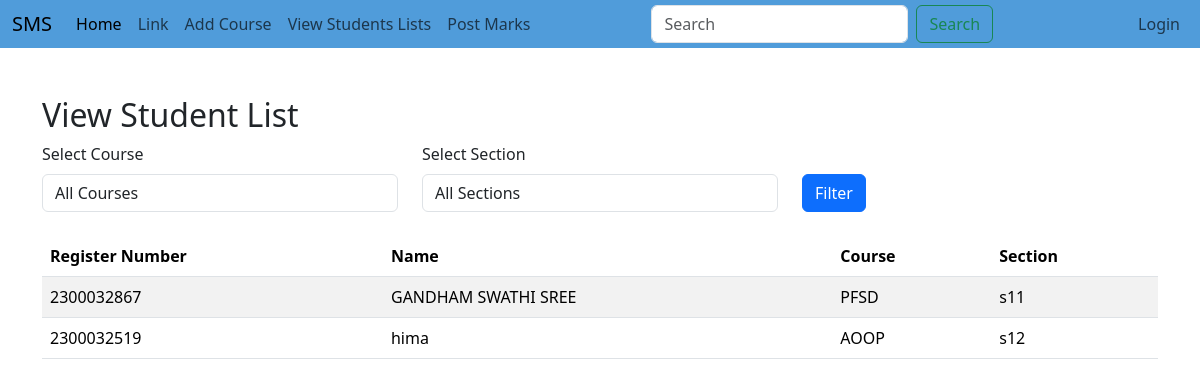
The app's page /facultyapp/view_student_list/ with its own data.
### adminapp/models.py (models this page shows, shortened)
class StudentList(models.Model):
    Register_Number= models.CharField(max_length=10, unique=True)
    Name=models.CharField(max_length=100)
    user = models.OneToOneField(User, on_delete=models.CASCADE,null=True)

### facultyapp/models.py (models this page shows, shortened)
class AddCourse(models.Model):
    COURSE_CHOICES = [
        ('AOOP', 'Advanced Object-Oriented Programming'),
        ('PFSD', 'Python Full Stack Development'),
    ]
    SECTION_CHOICES = [
        ('s11', 'Section s11'),
        ('s12', 'Section s12'),
        ('s13', 'Section s13'),
        ('s14', 'Section s14'),
        ('s15', 'Section s15'),
    ]
    student = models.ForeignKey(StudentList, on_delete=models.CASCADE)
    course = models.CharField(max_length=50, choices=COURSE_CHOICES)
    section = models.CharField(max_length=50, choices=SECTION_CHOICES)

### facultyapp/views.py (the view)
# urls.py: path('view_student_list/',views.view_student_list,name="view_student_list"),
def view_student_list(request):
    course = request.GET.get('course')
    section = request.GET.get('section')
    student_courses = AddCourse.objects.all()
    if course:
        student_courses = student_courses.filter(course=course)
    if section:
        student_courses = student_courses.filter(section=section)
    students = StudentList.objects.filter(id__in=student_courses.values_list('student_id', flat=True))
    course_choices = AddCourse.COURSE_CHOICES
    section_choices = AddCourse.SECTION_CHOICES
    context = {
        'students': students,
        'course_choices': course_choices,
        'section_choices': section_choices,
        'selected_course': course,
        'selected_section': section,
    }
    return render(request, 'facultyapp/view_studentlist.html', context)

### templates/facultyapp/view_studentlist.html (shortened to what this page needs)
<!DOCTYPE html>
{% extends 'Navbar/FacultyNavbar.html' %}
{% load static %}
{% block body %}
    <div class="container mt-5">
        <h2>View Student List</h2>
        <form method="get" class="mb-4">
            <div class="row">
                <div class="col-md-4">
                    <label for="course" class="form-label">Select Course</label>
                    <select name="course" id="course" class="form-control">
                        <option value="">All Courses</option>
                    </select>
                </div>
                <div class="col-md-4">
                    <label for="section" class="form-label">Select Section</label>
                    <select name="section" id="section" class="form-control">
                        <option value="">All Sections</option>
                    </select>
                </div>
                <div class="col-md-4 mt-4">
                    <button type="submit" class="btn btn-primary mt-2">Filter</button>
                </div>
            </div>
        </form>
        <table class="table table-striped">
            <thead>
                <tr>
                    <th>Register Number</th>
                    <th>Name</th>
                    <th>Course</th>
                    <th>Section</th>
                </tr>
            </thead>
            <tbody>
                {% if students %}
                    {% for student in students %}
                        <tr>
                            <td>{{ student.Register_Number }}</td>
                            <td>{{ student.Name }}</td>
                            <td>{{ student.addcourse_set.first.course }}</td>
                            <td>{{ student.addcourse_set.first.section }}</td>
                        </tr>
                    {% endfor %}
                {% else %}
                    <tr>
                        <td colspan="4" class="text-center">No students found.</td>
                    </tr>
                {% endif %}
            </tbody>
        </table>
    </div>
{% endblock %}

### records on screen
StudentList: Register_Number "2300032867", Name "GANDHAM SWATHI SREE", addcourse_set.first.course "PFSD", addcourse_set.first.section "s11"
StudentList: Register_Number "2300032519", Name "hima", addcourse_set.first.course "AOOP", addcourse_set.first.section "s12"
